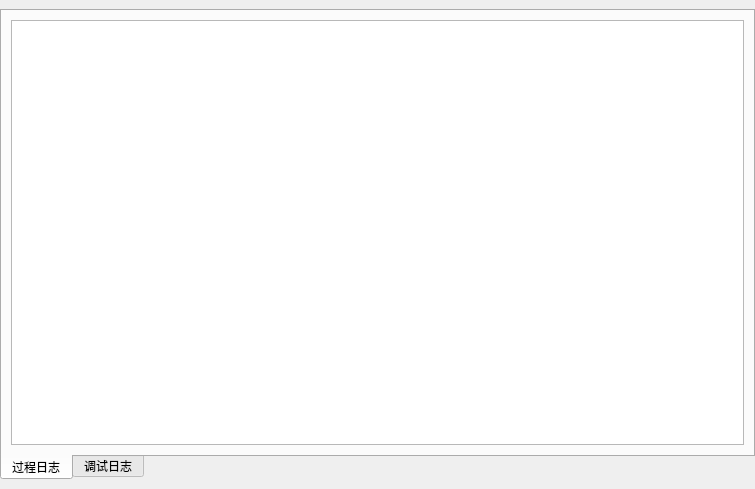
<?xml version="1.0" encoding="UTF-8"?>
<ui version="4.0">
 <class>XyProcessLog</class>
 <widget class="QWidget" name="XyProcessLog">
  <property name="geometry">
   <rect>
    <x>0</x>
    <y>0</y>
    <width>755</width>
    <height>489</height>
   </rect>
  </property>
  <property name="windowTitle">
   <string>Form</string>
  </property>
  <layout class="QGridLayout" name="gridLayout_3">
   <property name="leftMargin">
    <number>0</number>
   </property>
   <property name="topMargin">
    <number>9</number>
   </property>
   <property name="rightMargin">
    <number>0</number>
   </property>
   <property name="bottomMargin">
    <number>9</number>
   </property>
   <property name="spacing">
    <number>0</number>
   </property>
   <item row="0" column="0">
    <widget class="QTabWidget" name="tabLog">
     <property name="tabPosition">
      <enum>QTabWidget::South</enum>
     </property>
     <property name="currentIndex">
      <number>0</number>
     </property>
     <widget class="QWidget" name="tabProcessLog">
      <attribute name="title">
       <string>过程日志</string>
      </attribute>
      <layout class="QGridLayout" name="gridLayout">
       <item row="0" column="0">
        <widget class="QTableView" name="tableProcessLog"/>
       </item>
      </layout>
     </widget>
     <widget class="QWidget" name="tabDebugLog">
      <attribute name="title">
       <string>调试日志</string>
      </attribute>
      <layout class="QGridLayout" name="gridLayout_2">
       <item row="0" column="0">
        <widget class="QPlainTextEdit" name="textDebugLog">
         <property name="lineWidth">
          <number>1</number>
         </property>
         <property name="documentTitle">
          <string/>
         </property>
         <property name="lineWrapMode">
          <enum>QPlainTextEdit::WidgetWidth</enum>
         </property>
        </widget>
       </item>
      </layout>
     </widget>
    </widget>
   </item>
  </layout>
 </widget>
 <resources/>
 <connections/>
</ui>
